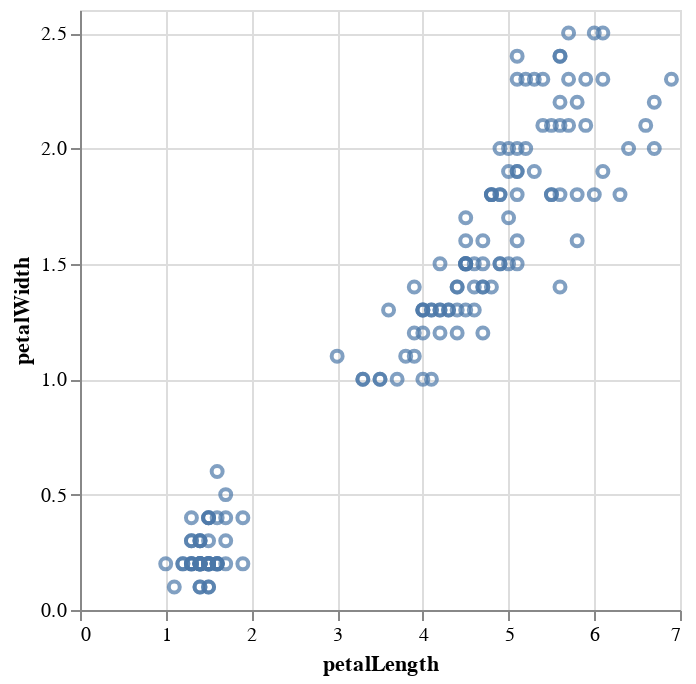

Source (notebook cell):
### Markdown cell above
<a id="plot"></a>
# Plotting


After importing a dataset and creating descriptive statistics a further useful tool to explore data are graphs. In this section of the tutorial we show how to create basic plots using the VegaLite Package. It allows to create a huge variance of typically needed plots. We can obviously not cover all of them in this tutorial but instead we will focus on plot types we think are most useful for everyone. <br>If you want to do a different plot, chances are good that you can find an example in the official documentation which can be found here. [http://fredo-dedup.github.io/VegaLite.jl/stable/]. We continue to use the Iris dataset to illustrate plotting. VegaLite is not limited to a specific data type if the data is in tabular form VegaLite can create plots out of them.

## Scatterplot
First, we show how to create a scatterplot. We start with a basic version and then show some of the fundamental additional options which are useful for most plots you create.

As can be seen in the code below we select a dataset and pipe it into the **@vplot** function. Then we define the shape which VegaLite should use to plot the data for a scatterplot this is the *:point*. If we do not specify x and y-axis all columns are plotted which leads in most cases to a useless plot. As we want to check the size of petals we specify *petalLength* and *petalWidth* as x and y-axis respectively

### Code cell
#Plotting petal size for the 3 different iris species
using VegaLite
iris |>
@vlplot(:point, x=:petalLength, y=:petalWidth)

### Figure 1 — Vega-Lite specification as saved in the notebook (floating-point values rounded to 4 significant figures; data arrays with more than 128 entries replaced by an {"elided": "..."} marker saying what was removed)
{"data": {"values": {"elided": "150 records"}}, "encoding": {"x": {"field": "petalLength", "type": "quantitative"}, "y": {"field": "petalWidth", "type": "quantitative"}}, "mark": "point"}
